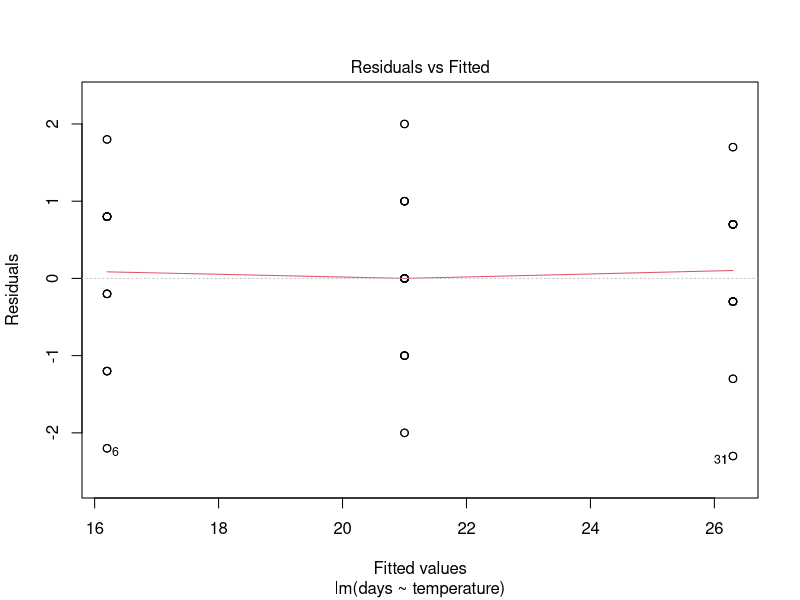
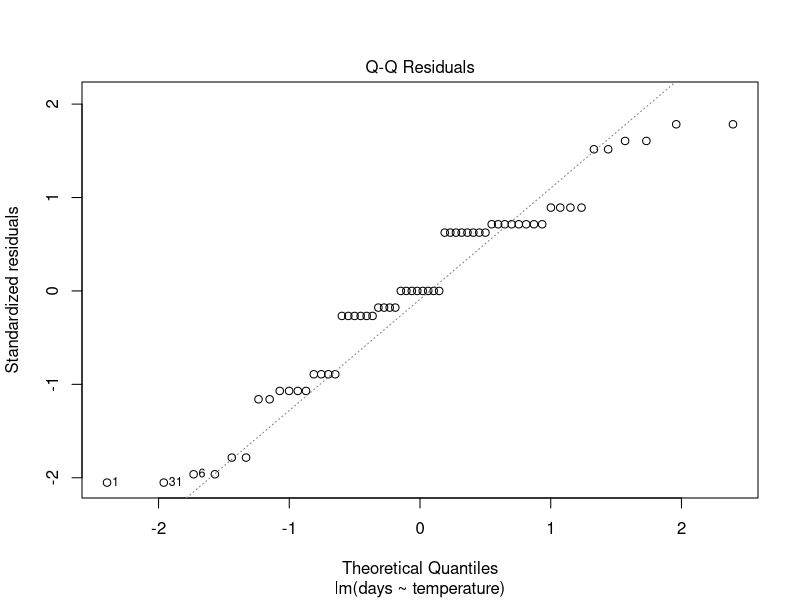
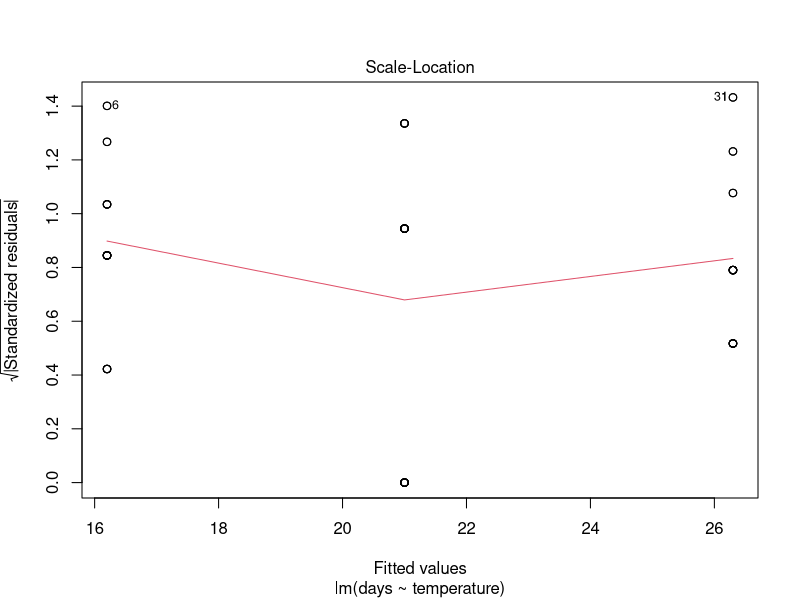
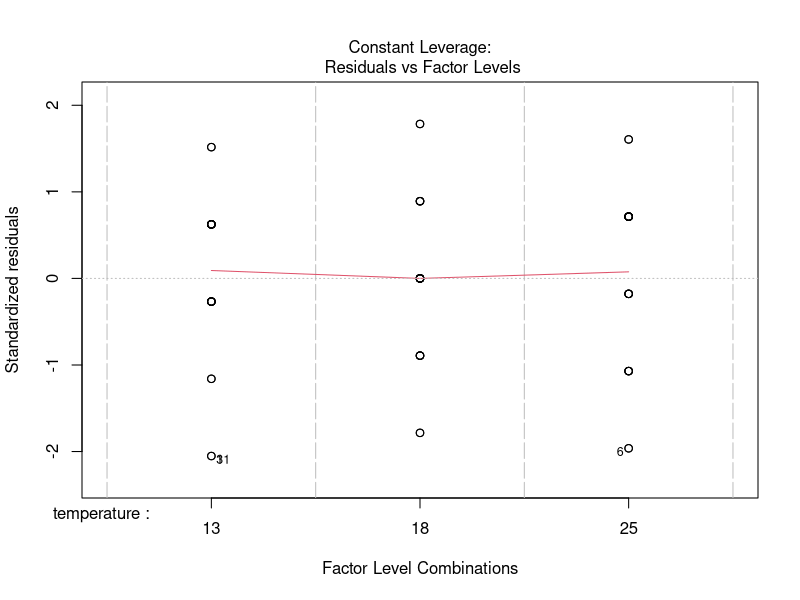
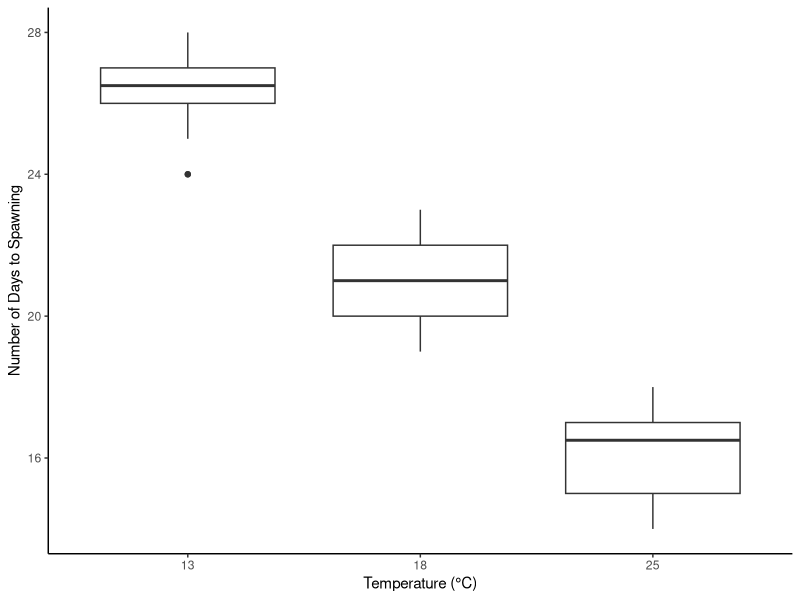

These charts were generated, in order, by the following R code:
# Packages:
library(here)
library(tidyverse)
library(GGally)

# Import Data:
Frogs <- read_csv(here("data", "frogs_messy_data.csv"))

# Tidy Data:
Frogs <- Frogs %>%
  rename("13" = Temperature13,
         "18" = Temperature18,
         "25" = Temperature25, 
         Frogspawn_ID = `Frogspawn sample id`) %>% 
  pivot_longer(`13`:`25`, names_to="temperature", values_to="days") %>%
  drop_na(days)

# Linear Model:
lsmodel_Frog <- lm(days ~ temperature, data=Frogs)
summary(lsmodel_Frog)

anova(lsmodel_Frog)

broom::tidy(lsmodel_Frog, conf.int=T)

# Plot of Linear Model:
plot(lsmodel_Frog)

# Production of a Suitable Figure:
Frogs %>%
  ggplot(aes(x=temperature, y=days))+
  geom_boxplot()+
  labs(x="Temperature (°C)", y="Number of Days to Spawning")+
  theme_classic()